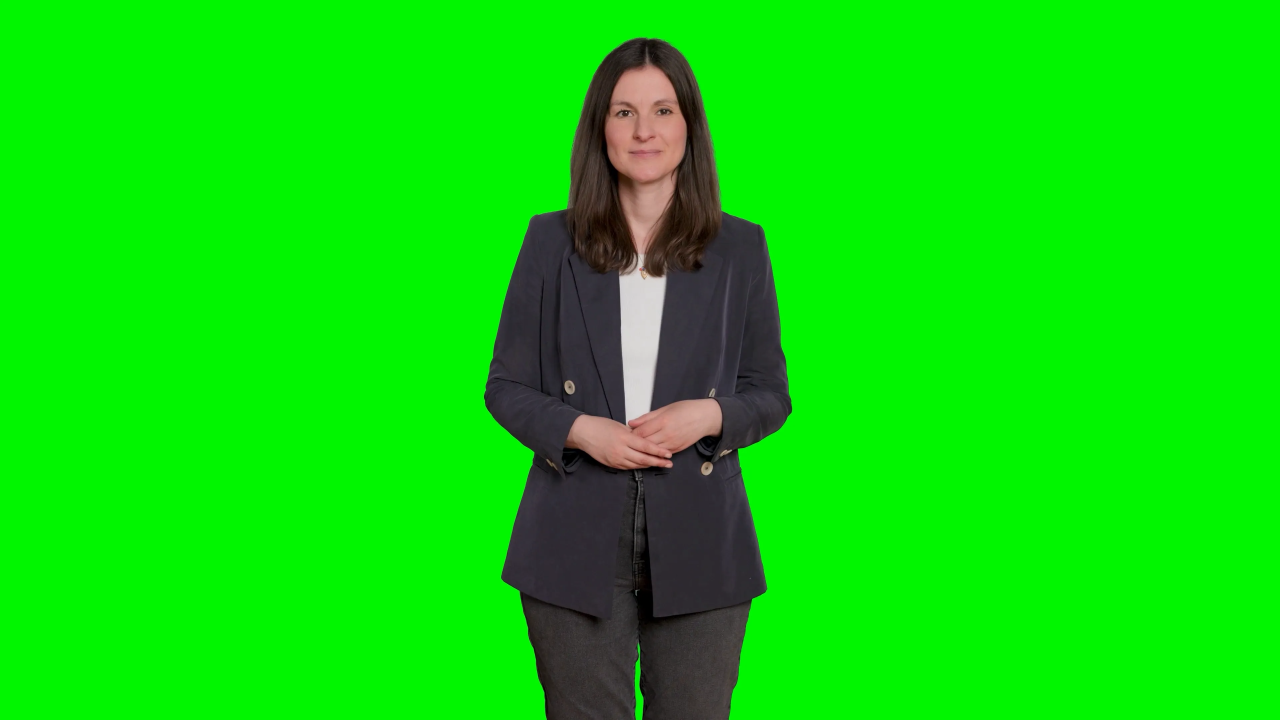
#> input picture img0.png, 3840 x 2160 px (shown at 1/3 size)
$ python -i advanced_video_looper.py   (imports and definitions only)
#> lines starting #> are read from the running program, lines starting #| are printed output that depends on the picture; after the words box and inside, x2 and y2 are one past the last pixel; in counts of white or black regions, pixels touching at a corner belong together
#> further down, picture is the input picture: shape (2160, 3840, 3); mean B, G, R 9.8, 216.8, 12.2
import os
import sys
import subprocess
import shutil
import tempfile
import argparse
import glob
import cv2
import concurrent.futures
from concurrent.futures import ThreadPoolExecutor
import tqdm
import time
import uuid
import re

# --- Helper Functions (Adapted from ECCV2022-RIFE/video_transition.py and modified) ---

DEFAULT_FFMPEG_TIMEOUT = 180  # 3 minutes for most ffmpeg operations
DEFAULT_FFPROBE_TIMEOUT = 60 # 1 minute for ffprobe
DEFAULT_RIFE_TIMEOUT = 600    # 10 minutes for RIFE interpolation

def _print_step(message):
    print(f"\n>>> {message}")

def _print_info(message):
    print(f"    INFO: {message}")

def _print_error(message):
    print(f"    ERROR: {message}")

def _print_warning(message):
    print(f"    WARNING: {message}")

# [901 lines left out: functions _sanitize_filename, _safe_rmtree, _extract_frames_util, _get_video_fps, _get_image_dimensions, _run_rife_interpolation and 8 more, not called in this run]

def _smooth_green_screen_edges(frame):
    """
    Apply additional smoothing specifically for green screen edges to reduce artifacts.
    """
    try:
        import cv2
        import numpy as np

        # Convert to HSV
        hsv = cv2.cvtColor(frame, cv2.COLOR_BGR2HSV)
#> hsv: shape (2160, 3840, 3); mean H, S, V 63.6, 223.5, 218.8

        # Create green mask
        lower_green = np.array([40, 50, 50])
        upper_green = np.array([80, 255, 255])
        green_mask = cv2.inRange(hsv, lower_green, upper_green)
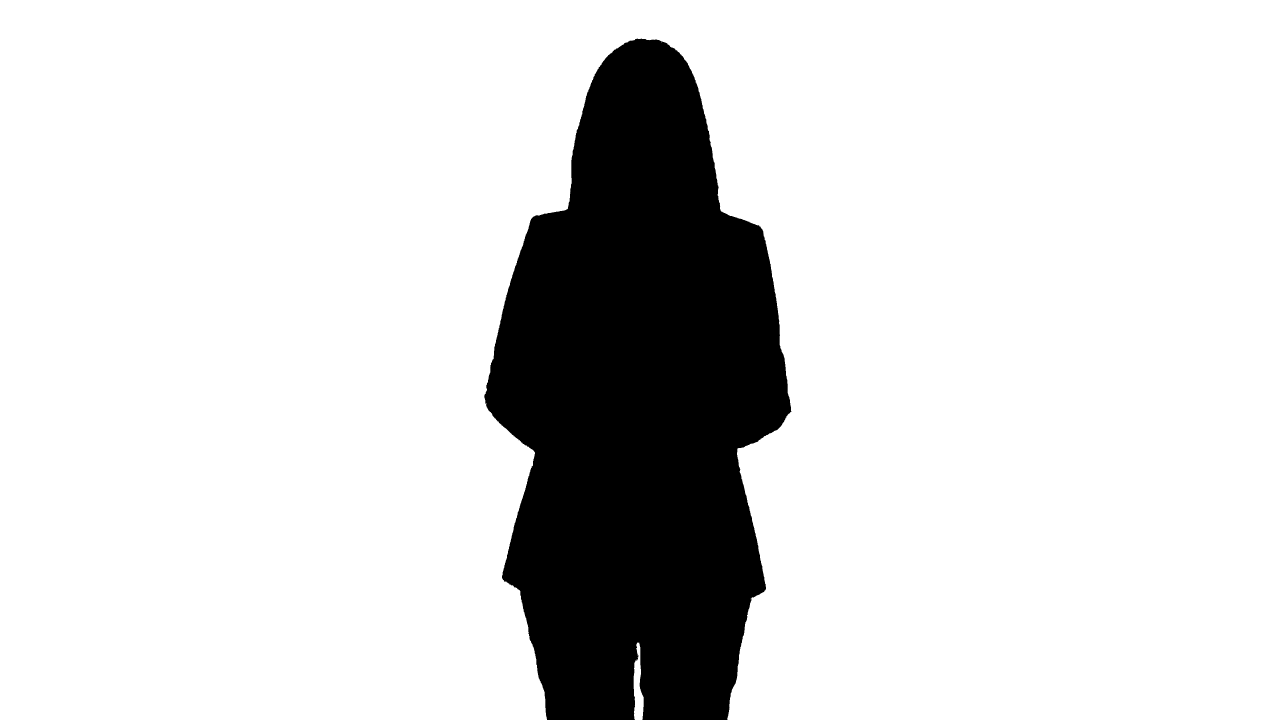
#> green_mask: shape (2160, 3840) (shown at 1/3 size); 84.4% white; 4 black regions (3 under 20 px), largest, box (x1, y1, x2, y2) and area: (1453, 116, 2374, 2160) 1293384

        # Find edges of the green areas
        edges = cv2.Canny(green_mask, 50, 150)
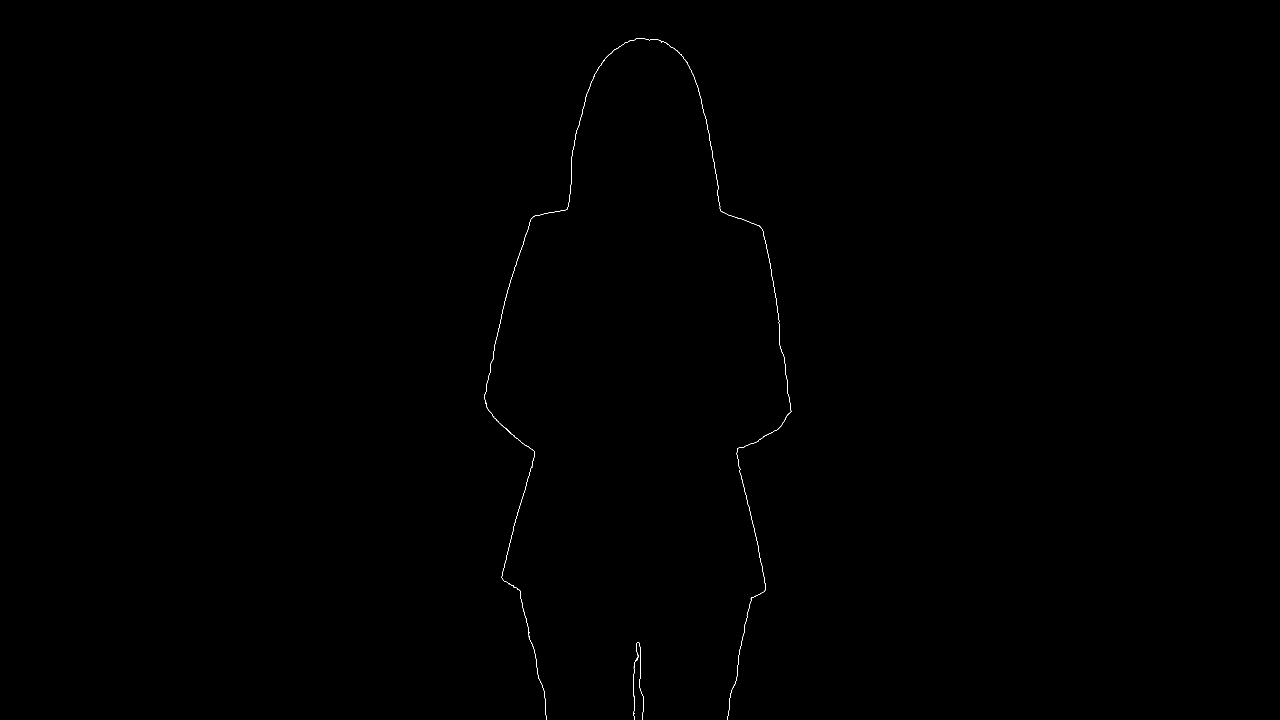
#> edges: shape (2160, 3840) (shown at 1/3 size); 0.06% white in thin lines or dots, all inside (x1, y1, x2, y2) = (1452, 115, 2374, 2160)

        # Dilate edges to create a border region
        kernel = cv2.getStructuringElement(cv2.MORPH_ELLIPSE, (5, 5))
        edge_region = cv2.dilate(edges, kernel, iterations=2)
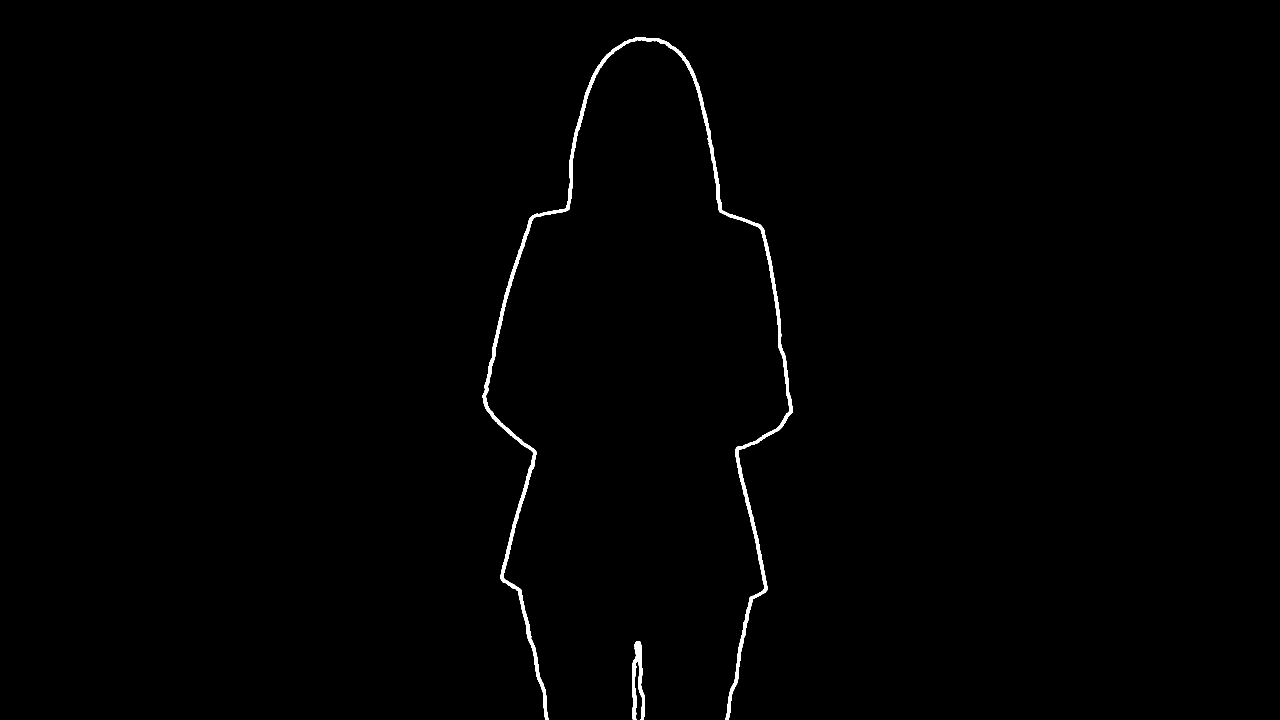
#> edge_region: shape (2160, 3840) (shown at 1/3 size); 0.6% white; 2 white regions, box (x1, y1, x2, y2) and area: (1448, 111, 2378, 2160) 45330, (1896, 1923, 1935, 2160) 4520

        # Apply additional smoothing only to edge regions
        smoothed = cv2.GaussianBlur(frame, (5, 5), 1.0)

        # Blend smoothed version only in edge regions
        edge_region_3ch = cv2.cvtColor(edge_region, cv2.COLOR_GRAY2BGR) / 255.0
        result = frame * (1 - edge_region_3ch) + smoothed * edge_region_3ch

        return result.astype(np.uint8)

    except Exception as e:
        _print_warning(f"Green screen edge smoothing failed: {e}")
        return frame

# [309 lines left out: function main, not called in this run]

# [2 lines not run here, left out]

>>> import cv2
>>> picture = cv2.imread('../img0.png')
>>> result = _smooth_green_screen_edges(picture)
